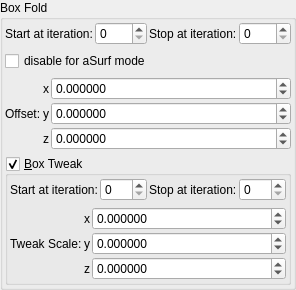
    <widget class="QGroupBox" name="groupBox">
     <property name="title">
      <string>Box Fold</string>
     </property>
     <layout class="QVBoxLayout" name="verticalLayout_4">
      <property name="leftMargin">
       <number>2</number>
      </property>
      <property name="topMargin">
       <number>2</number>
      </property>
      <property name="rightMargin">
       <number>2</number>
      </property>
      <property name="bottomMargin">
       <number>2</number>
      </property>
      <item>
       <layout class="QGridLayout" name="gridLayout_79">
        <property name="spacing">
         <number>2</number>
        </property>
        <item row="2" column="2">
         <widget class="QLabel" name="label_51">
          <property name="text">
           <string>Stop at iteration:</string>
          </property>
         </widget>
        </item>
        <item row="2" column="3">
         <widget class="MySpinBox" name="spinboxInt_transf_stop_iterations_B">
          <property name="sizePolicy">
           <sizepolicy hsizetype="Preferred" vsizetype="Maximum">
            <horstretch>0</horstretch>
            <verstretch>0</verstretch>
           </sizepolicy>
          </property>
          <property name="maximum">
           <number>999</number>
          </property>
         </widget>
        </item>
        <item row="2" column="0">
         <widget class="QLabel" name="label_71">
          <property name="text">
           <string>Start at iteration:</string>
          </property>
         </widget>
        </item>
        <item row="2" column="1">
         <widget class="MySpinBox" name="spinboxInt_transf_start_iterations_B">
          <property name="sizePolicy">
           <sizepolicy hsizetype="Minimum" vsizetype="Maximum">
            <horstretch>0</horstretch>
            <verstretch>0</verstretch>
           </sizepolicy>
          </property>
          <property name="minimum">
           <number>0</number>
          </property>
          <property name="maximum">
           <number>999</number>
          </property>
          <property name="value">
           <number>0</number>
          </property>
         </widget>
        </item>
       </layout>
      </item>
      <item>
       <widget class="QCheckBox" name="checkBox_transf_function_enabled">
        <property name="text">
         <string notr="true">disable for aSurf mode</string>
        </property>
       </widget>
      </item>
      <item>
       <layout class="QGridLayout" name="gridLayout_64" columnstretch="0,0,0,1">
        <property name="spacing">
         <number>2</number>
        </property>
        <item row="3" column="2">
         <widget class="QLabel" name="label_124">
          <property name="text">
           <string notr="true">z</string>
          </property>
         </widget>
        </item>
        <item row="1" column="2">
         <widget class="QLabel" name="label_123">
          <property name="text">
           <string notr="true">x</string>
          </property>
         </widget>
        </item>
        <item row="1" column="3">
         <widget class="MyDoubleSpinBox" name="spinbox3_transf_addition_constant_111_x">
          <property name="sizePolicy">
           <sizepolicy hsizetype="Minimum" vsizetype="Maximum">
            <horstretch>0</horstretch>
            <verstretch>0</verstretch>
           </sizepolicy>
          </property>
          <property name="prefix">
           <string/>
          </property>
          <property name="decimals">
           <number>6</number>
          </property>
          <property name="minimum">
           <double>-99.989999999999995</double>
          </property>
          <property name="singleStep">
           <double>0.100000000000000</double>
          </property>
         </widget>
        </item>
        <item row="2" column="3">
         <widget class="MyDoubleSpinBox" name="spinbox3_transf_addition_constant_111_y">
          <property name="sizePolicy">
           <sizepolicy hsizetype="Minimum" vsizetype="Maximum">
            <horstretch>0</horstretch>
            <verstretch>0</verstretch>
           </sizepolicy>
          </property>
          <property name="decimals">
           <number>6</number>
          </property>
          <property name="minimum">
           <double>-99.989999999999995</double>
          </property>
          <property name="maximum">
           <double>99.989999999999995</double>
          </property>
          <property name="singleStep">
           <double>0.100000000000000</double>
          </property>
         </widget>
        </item>
        <item row="2" column="2">
         <widget class="QLabel" name="label_122">
          <property name="text">
           <string notr="true">y</string>
          </property>
         </widget>
        </item>
        <item row="3" column="3">
         <widget class="MyDoubleSpinBox" name="spinbox3_transf_addition_constant_111_z">
          <property name="sizePolicy">
           <sizepolicy hsizetype="Minimum" vsizetype="Maximum">
            <horstretch>0</horstretch>
            <verstretch>0</verstretch>
           </sizepolicy>
          </property>
          <property name="decimals">
           <number>6</number>
          </property>
          <property name="minimum">
           <double>-99.989999999999995</double>
          </property>
          <property name="maximum">
           <double>99.989999999999995</double>
          </property>
          <property name="singleStep">
           <double>0.100000000000000</double>
          </property>
         </widget>
        </item>
        <item row="2" column="1">
         <widget class="QLabel" name="label_257">
          <property name="text">
           <string>Offset:</string>
          </property>
         </widget>
        </item>
       </layout>
      </item>
      <item>
       <widget class="MyGroupBox" name="groupCheck_transf_function_enabled_false">
        <property name="font">
         <font>
          <weight>50</weight>
          <bold>false</bold>
         </font>
        </property>
        <property name="title">
         <string>&amp;Box Tweak</string>
        </property>
        <property name="checkable">
         <bool>true</bool>
        </property>
        <layout class="QVBoxLayout" name="verticalLayout_3">
         <property name="leftMargin">
          <number>2</number>
         </property>
         <property name="topMargin">
          <number>2</number>
         </property>
         <property name="rightMargin">
          <number>2</number>
         </property>
         <property name="bottomMargin">
          <number>2</number>
         </property>
         <item>
          <layout class="QGridLayout" name="gridLayout_73">
           <property name="spacing">
            <number>2</number>
           </property>
           <item row="0" column="1">
            <widget class="MySpinBox" name="spinboxInt_transf_start_iterations_D">
             <property name="sizePolicy">
              <sizepolicy hsizetype="Minimum" vsizetype="Maximum">
               <horstretch>0</horstretch>
               <verstretch>0</verstretch>
              </sizepolicy>
             </property>
             <property name="maximum">
              <number>999</number>
             </property>
            </widget>
           </item>
           <item row="0" column="0">
            <widget class="QLabel" name="label_272">
             <property name="text">
              <string>Start at iteration:</string>
             </property>
            </widget>
           </item>
           <item row="0" column="2">
            <widget class="QLabel" name="label_271">
             <property name="text">
              <string>Stop at iteration:</string>
             </property>
            </widget>
           </item>
           <item row="0" column="3">
            <widget class="MySpinBox" name="spinboxInt_transf_stop_iterations_D1">
             <property name="sizePolicy">
              <sizepolicy hsizetype="Minimum" vsizetype="Maximum">
               <horstretch>0</horstretch>
               <verstretch>0</verstretch>
              </sizepolicy>
             </property>
             <property name="maximum">
              <number>999</number>
             </property>
            </widget>
           </item>
          </layout>
         </item>
         <item>
          <layout class="QGridLayout" name="gridLayout_5" columnstretch="0,0,1">
           <property name="spacing">
            <number>2</number>
           </property>
           <item row="2" column="1">
            <widget class="QLabel" name="label_30">
             <property name="text">
              <string notr="true">z</string>
             </property>
            </widget>
           </item>
           <item row="0" column="1">
            <widget class="QLabel" name="label_32">
             <property name="text">
              <string notr="true">x</string>
             </property>
            </widget>
           </item>
           <item row="1" column="1">
            <widget class="QLabel" name="label_33">
             <property name="text">
              <string notr="true">y</string>
             </property>
            </widget>
           </item>
           <item row="1" column="0">
            <widget class="QLabel" name="label_37">
             <property name="text">
              <string>Tweak Scale:</string>
             </property>
            </widget>
           </item>
           <item row="0" column="2">
            <widget class="MyDoubleSpinBox" name="spinbox3_transf_scale3D_000_x">
             <property name="enabled">
              <bool>true</bool>
             </property>
             <property name="sizePolicy">
              <sizepolicy hsizetype="Minimum" vsizetype="Maximum">
               <horstretch>0</horstretch>
               <verstretch>0</verstretch>
              </sizepolicy>
             </property>
             <property name="decimals">
              <number>6</number>
             </property>
             <property name="minimum">
              <double>-99.989999999999995</double>
             </property>
             <property name="maximum">
              <double>99.989999999999995</double>
             </property>
             <property name="singleStep">
              <double>0.100000000000000</double>
             </property>
            </widget>
           </item>
           <item row="1" column="2">
            <widget class="MyDoubleSpinBox" name="spinbox3_transf_scale3D_000_y">
             <property name="enabled">
              <bool>true</bool>
             </property>
             <property name="sizePolicy">
              <sizepolicy hsizetype="Minimum" vsizetype="Maximum">
               <horstretch>0</horstretch>
               <verstretch>0</verstretch>
              </sizepolicy>
             </property>
             <property name="decimals">
              <number>6</number>
             </property>
             <property name="minimum">
              <double>-99.989999999999995</double>
             </property>
             <property name="maximum">
              <double>99.989999999999995</double>
             </property>
             <property name="singleStep">
              <double>0.100000000000000</double>
             </property>
            </widget>
           </item>
           <item row="2" column="2">
            <widget class="MyDoubleSpinBox" name="spinbox3_transf_scale3D_000_z">
             <property name="enabled">
              <bool>true</bool>
             </property>
             <property name="sizePolicy">
              <sizepolicy hsizetype="Minimum" vsizetype="Maximum">
               <horstretch>0</horstretch>
               <verstretch>0</verstretch>
              </sizepolicy>
             </property>
             <property name="decimals">
              <number>6</number>
             </property>
             <property name="minimum">
              <double>-99.989999999999995</double>
             </property>
             <property name="maximum">
              <double>99.989999999999995</double>
             </property>
             <property name="singleStep">
              <double>0.100000000000000</double>
             </property>
            </widget>
           </item>
          </layout>
         </item>
        </layout>
       </widget>
      </item>
     </layout>
    </widget>
